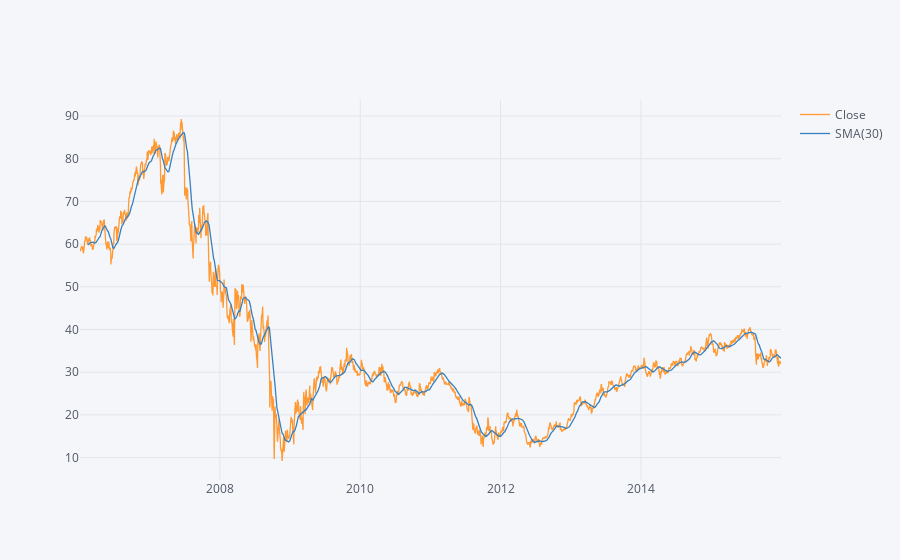

Notebook source saved alongside this figure:
### Markdown cell above
** Use .ta_plot(study='sma') to create a Simple Moving Averages plot of Morgan Stanley for the year 2015.**

### Code cell
MS['Close'].ta_plot(study='sma', periods=[30])

### Figure 1 — Plotly figure (JSON) as saved in the notebook; plotly's stock layout.template omitted (floating-point values rounded to 4 significant figures; data arrays with more than 128 entries replaced by an {"elided": "..."} marker saying what was removed)
{"data": [{"line": {"color": "rgba(255, 153, 51, 1.0)", "dash": "solid", "shape": "linear", "width": 1.3}, "mode": "lines", "name": "Close", "text": "", "type": "scatter", "x": {"elided": "2517 str values"}, "y": {"elided": "2517 float values"}}, {"line": {"color": "rgba(55, 128, 191, 1.0)", "dash": "solid", "shape": "linear", "width": 1.3}, "mode": "lines", "name": "SMA(30)", "text": "", "type": "scatter", "x": {"elided": "2517 str values"}, "y": {"elided": "2517 mixed values"}}], "layout": {"legend": {"bgcolor": "#F5F6F9", "font": {"color": "#4D5663"}}, "paper_bgcolor": "#F5F6F9", "plot_bgcolor": "#F5F6F9", "title": {"font": {"color": "#4D5663"}}, "xaxis": {"gridcolor": "#E1E5ED", "showgrid": true, "tickfont": {"color": "#4D5663"}, "title": {"font": {"color": "#4D5663"}, "text": ""}, "zerolinecolor": "#E1E5ED"}, "yaxis": {"gridcolor": "#E1E5ED", "showgrid": true, "tickfont": {"color": "#4D5663"}, "title": {"font": {"color": "#4D5663"}, "text": ""}, "zerolinecolor": "#E1E5ED"}}}
